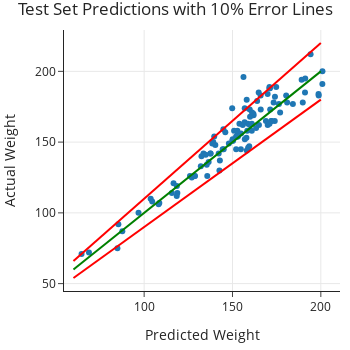

Notebook code cell kept with this figure:
### Markdown cell above
Remember that positive relative error means underestimating weight, which is not as critical as overestimating weight. From this residual plot, we see that
nearly all of the test set weights are within 10% of the predictions, 
and only one error that exceeds 10% errs on the side of overestimation.
This makes sense given that our loss function penalized overestimation more. 

An alternative scatter plot that shows the actual and predicted values along with lines marking 10% error gives a different view:

### Code cell
fig = px.scatter(y=y_test, x=y_pred_test, 
                 title="Test Set Predictions with 10% Error Lines",
                 width=350, height=350)

fig.add_trace(go.Scatter(x=[60, 200], y=[60, 200], name='0% error',
                         mode='lines',
                         marker=dict(color='green')))
fig.add_trace(go.Scatter(x=[60, 200], y=[66, 220], name='10% error',
                         mode='lines',
                         marker=dict(color='red')))
fig.add_trace(go.Scatter(x=[60, 200], y=[54, 180], name='-10% error',
                         mode='lines',
                         marker=dict(color='red')))

fig.update_layout(showlegend=False)
xlabel(fig, "Predicted Weight")
ylabel(fig, "Actual Weight")
margin(fig, t=30)

### Figure 1 — Plotly figure (JSON) as saved in the notebook; plotly's stock layout.template omitted (floating-point values rounded to 4 significant figures)
{"data": [{"hovertemplate": "x=%{x}<br>y=%{y}<extra></extra>", "legendgroup": "", "marker": {"color": "#1F77B4", "symbol": "circle"}, "mode": "markers", "name": "", "orientation": "v", "showlegend": false, "type": "scatter", "x": [165.9, 157.0, 140.3, 153.1, 169.9, 189.1, 137.6, 161.8, 171.3, 168.9, 152.8, 165.0, 191.2, 189.8, 150.1, 153.9, 145.9, 145.0, 132.4, 170.9, 171.2, 139.7, 84.87, 159.9, 115.7, 118.8, 154.7, 172.0, 127.0, 155.8, 136.5, 96.82, 164.0, 125.9, 64.57, 198.8, 149.9, 158.4, 87.66, 184.2, 116.6, 149.8, 157.9, 159.5, 198.7, 161.9, 172.0, 144.4, 108.2, 128.8, 200.9, 142.9, 118.4, 163.4, 159.8, 180.4, 158.8, 85.41, 139.1, 174.7, 177.0, 135.7, 137.5, 150.3, 142.6, 194.2, 156.9, 160.0, 133.6, 200.9, 180.9, 160.9, 144.8, 156.9, 161.1, 158.1, 118.5, 174.0, 191.0, 103.7, 164.8, 170.9, 68.77, 128.5, 166.0, 134.9, 152.1, 142.2, 132.1, 173.3, 158.7, 138.6, 154.8, 160.9, 173.9, 169.9, 108.6, 158.0, 153.0, 135.4, 156.2, 152.0, 104.6, 153.0, 150.9, 148.0, 170.9, 176.3], "xaxis": "x", "y": [183, 152, 148, 156, 162, 194, 142, 170, 173, 165, 158, 162, 195, 178, 152, 163, 157, 145, 140, 189, 188, 154, 75, 162, 114, 114, 145, 165, 125, 162, 136, 100, 179, 126, 71, 183, 151, 158, 87, 177, 121, 174, 153, 147, 184, 169, 165, 145, 106, 126, 200, 137, 112, 160, 173, 183, 146, 92, 150, 189, 171, 126, 142, 151, 130, 212, 164, 168, 142, 191, 178, 158, 159, 174, 171, 144, 119, 182, 185, 110, 185, 188, 72, 126, 173, 141, 145, 142, 133, 178, 163, 149, 156, 163, 165, 184, 107, 180, 154, 134, 196, 154, 108, 154, 158, 149, 163, 177], "yaxis": "y"}, {"marker": {"color": "green"}, "mode": "lines", "name": "0% error", "type": "scatter", "x": [60, 200], "y": [60, 200]}, {"marker": {"color": "red"}, "mode": "lines", "name": "10% error", "type": "scatter", "x": [60, 200], "y": [66, 220]}, {"marker": {"color": "red"}, "mode": "lines", "name": "-10% error", "type": "scatter", "x": [60, 200], "y": [54, 180]}], "layout": {"height": 350, "legend": {"tracegroupgap": 0}, "margin": {"t": 30}, "showlegend": false, "title": {"text": "Test Set Predictions with 10% Error Lines"}, "width": 350, "xaxis": {"anchor": "y", "domain": [0, 1], "title": {"text": "Predicted Weight"}}, "yaxis": {"anchor": "x", "domain": [0, 1], "title": {"text": "Actual Weight"}}}}
